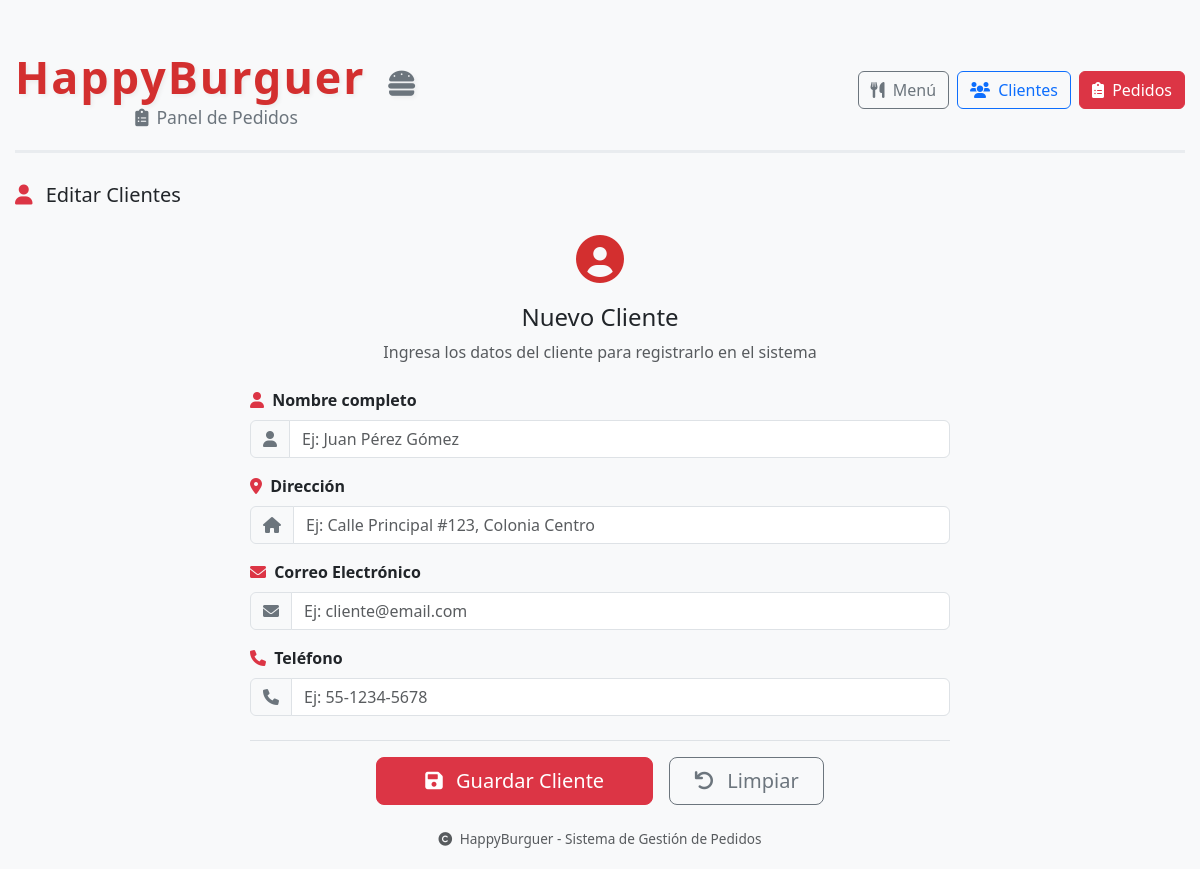
/clientes/1, run on an earlier commit of the app's database.
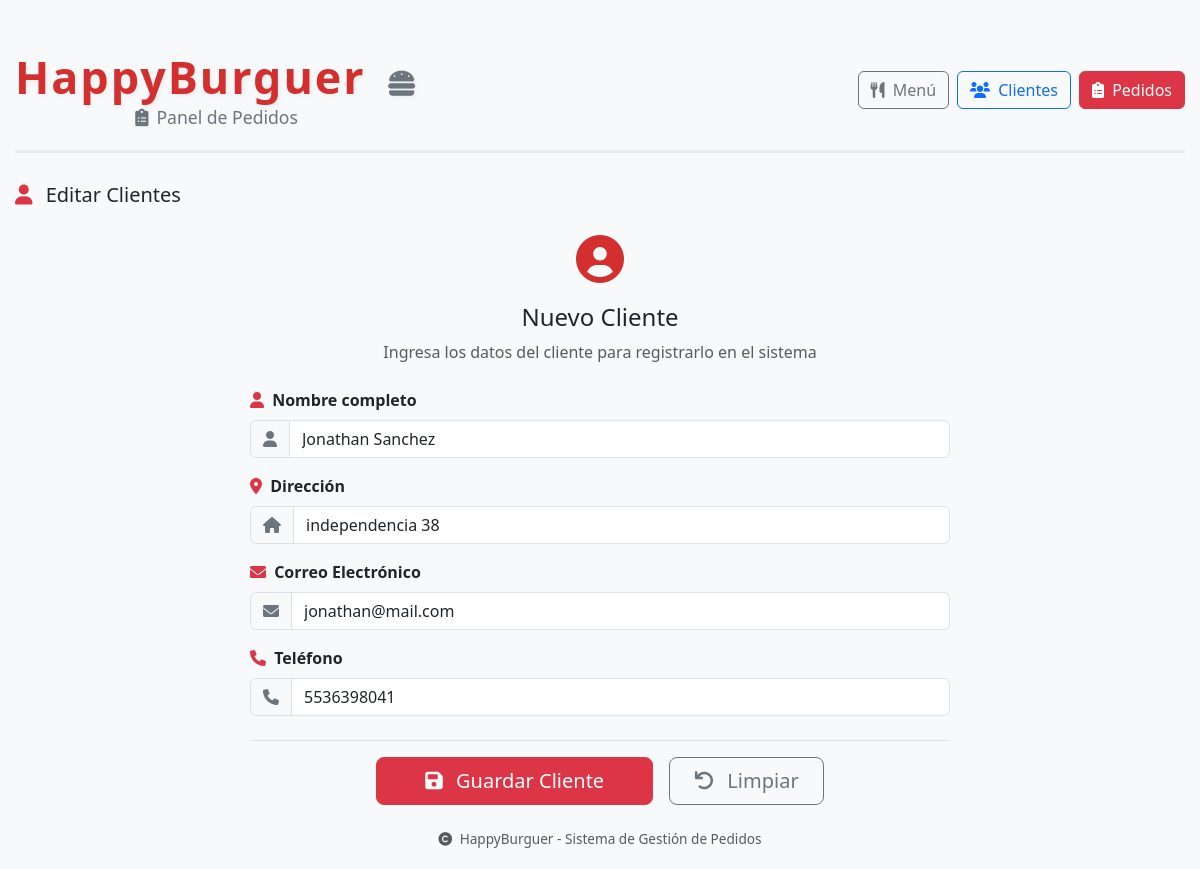
And on a later commit of the database.
### tables this page shows
CREATE TABLE Clientes (
                                    clave INTEGER PRIMARY KEY AUTOINCREMENT NOT NULL,
                                    nombre varchar(200) Not Null,
                                    direccion varchar(300),
                                    correo_electronico varchar(100),
                                    telefono varchar(15));

### routes/clientes.py (the view)
@cliente_bp.route("/clientes/<int:cliente_id>")
def agrega_edita_clientes(cliente_id):
    api = "clientes.crea_cliente"
    accion = "Crear"
    cliente = {}
    claveCliente = cliente_id if cliente_id is not None and cliente_id >= 0 else 0
    if cliente_id > 0:
        api = "clientes.edita_cliente"
        accion = "Editar"
        cliente = clientes_model.obtener_id(cliente_id)
    return render_template("cliente_add_edit.html", cliente=cliente, API=api, accion = accion, claveCliente = claveCliente)

### db/db.py (called while the page is built)
    def getConnection(self):
        conn = sqlite3.connect(self.nombreDb)
        conn.execute("PRAGMA foreign_keys = ON")
        return conn

### models/cliente.py (called while the page is built)
    def obtener_id(self, claveCliente):
        with self.db.getConnection() as conn:
            return conn.execute("Select * From Clientes Where clave = ?", (claveCliente,)).fetchone()

### templates/cliente_add_edit.html (shortened to what the changed rows need)
{% extends 'layout.html' %}
{% block contenido %}
    <div class="clientes-card">
        <div class="pedidos-card" style="max-width: 700px; margin: 0 auto;">
            {% if condicion %}
                <form id="formCliente" method="POST" action="{{ url_for(API) }}">
            {% else %}
                <form id="formCliente" method="POST" action="{{ url_for(API, cliente_id=claveCliente) }}">
            {% endif %}
                <div class="mb-3">
                    <div class="input-group">
                        <span class="input-group-text bg-light">
                            <i class="fas fa-user text-secondary"></i>
                        </span>
                        <input type="text"
                               class="form-control"
                               id="nombre"
                               name="nombre"
                               placeholder="Ej: Juan Pérez Gómez"
                               required
                               value="{{cliente[1]}}"
                               autofocus>
                    </div>
                </div>
                <div class="mb-3">
                    <div class="input-group">
                        <span class="input-group-text bg-light">
                            <i class="fas fa-home text-secondary"></i>
                        </span>
                        <input type="text"
                               class="form-control"
                               id="direccion"
                               name="direccion"
                               placeholder="Ej: Calle Principal #123, Colonia Centro"
                               value="{{cliente[2]}}"
                               required>
                    </div>
                </div>
                <div class="mb-3">
                    <div class="input-group">
                        <span class="input-group-text bg-light">
                            <i class="fas fa-envelope text-secondary"></i>
                        </span>
                        <input type="email"
                               class="form-control"
                               id="email"
                               name="email"
                               placeholder="Ej: cliente@email.com"
                               value="{{cliente[3]}}"
                               required>
                    </div>
                </div>
                <div class="mb-3">
                    <div class="input-group">
                        <span class="input-group-text bg-light">
                            <i class="fas fa-phone text-secondary"></i>
                        </span>
                        <input type="tel"
                               class="form-control"
                               id="telefono"
                               name="telefono"
                               placeholder="Ej: 55-1234-5678"
                               value="{{cliente[4]}}"
                               required>
                    </div>
                </div>
            </form>
        </div>
    </div>
{% endblock %}

What changed in the data, as far as the page shows it:
added Clientes: nombre "Jonathan Sanchez", direccion "independencia 38", email "jonathan@mail.com", telefono "5536398041"
